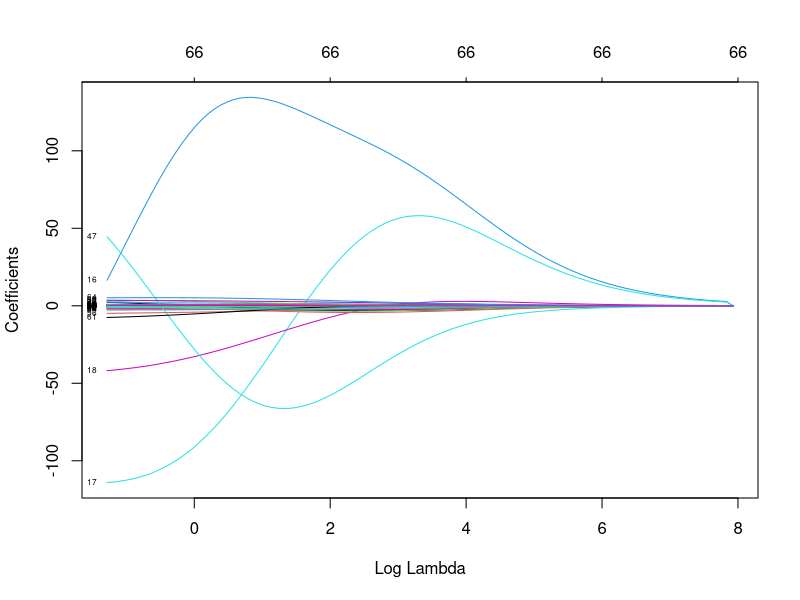
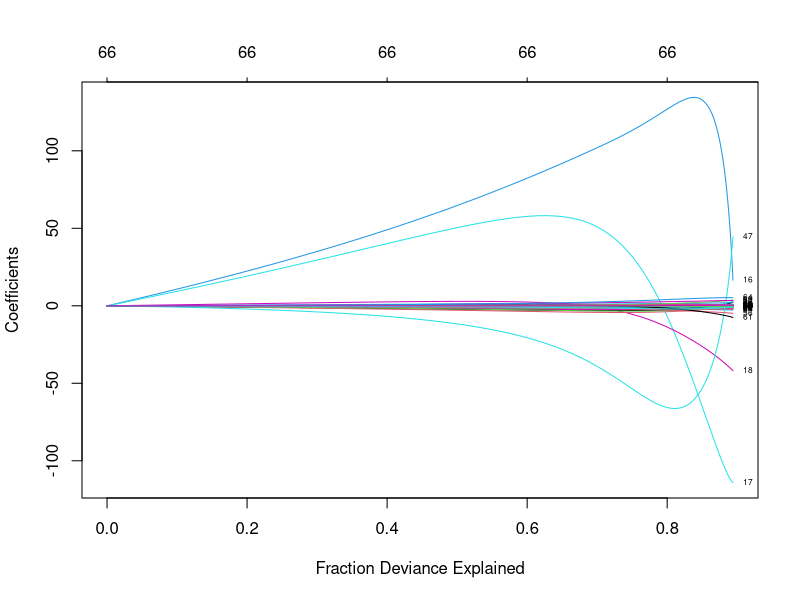
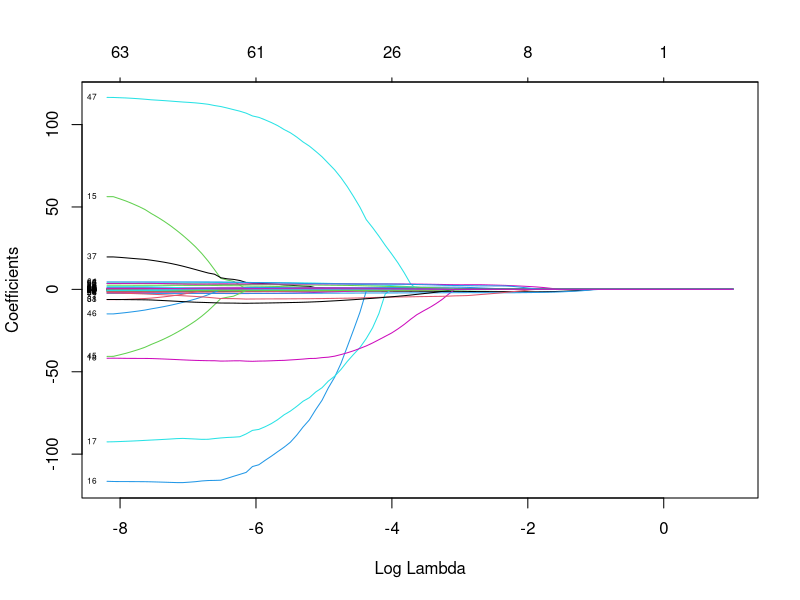
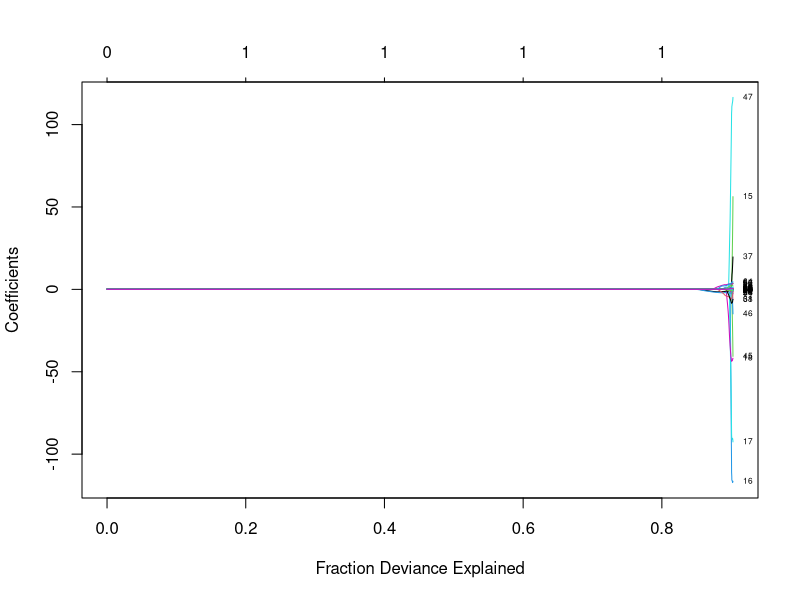
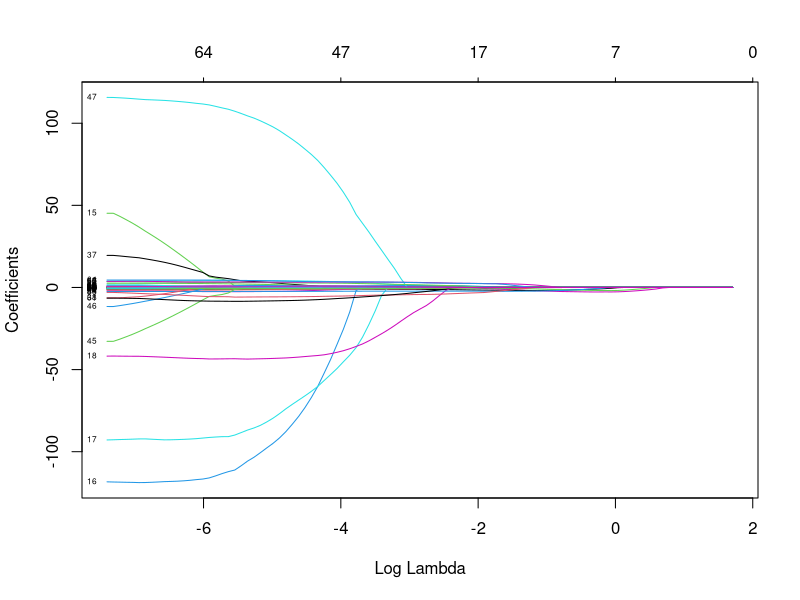
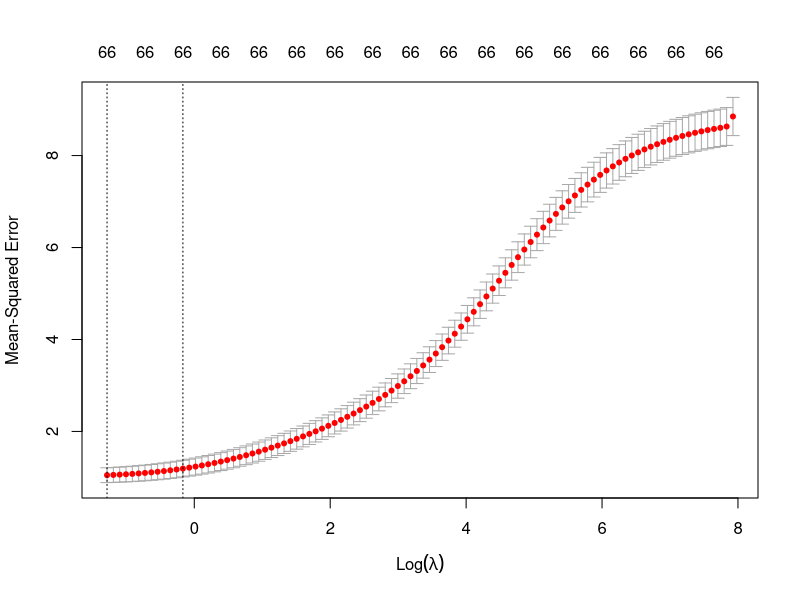
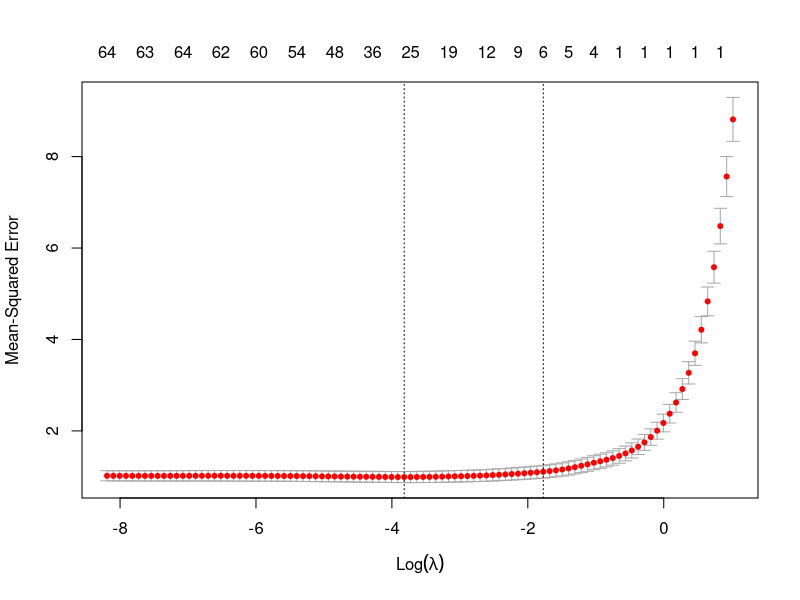
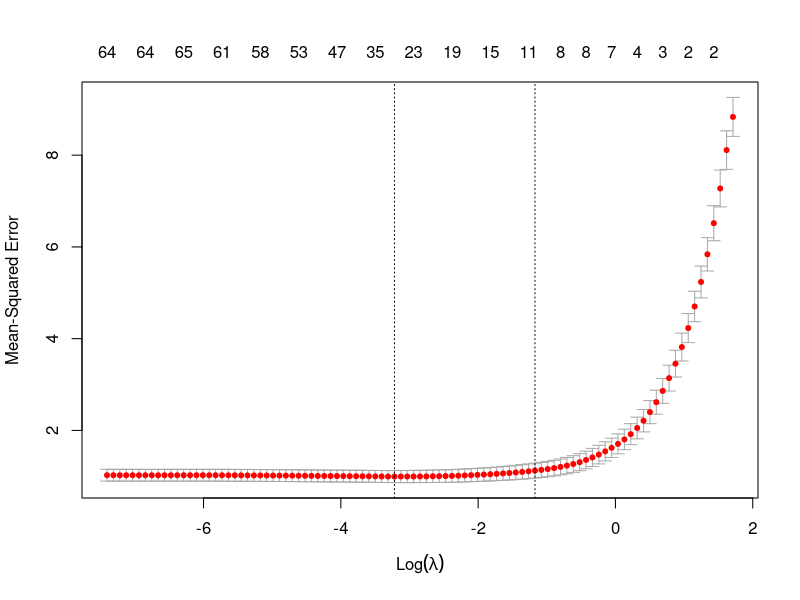

Write R code to recreate these figures, in order.
## ---- chunk 1
knitr::opts_chunk$set(echo = TRUE)
## ---- chunk 2
library(tidyverse)
library(caret)
library(glmnet)
## ---- chunk 3
set.seed(100)

chr = read_csv("./data/chr.csv")

chr = chr[,2:68]

var.names<-c("pre_death", "poorhealth", "poorphyshealth_days", "poormenthealth_days", "low_bwt", "ad_smoking", "ad_obesity", "foodenv_index", "phys_inactivity", "exer_access", "excess_drink", "alc_drivdeaths", "sti", "teen_birth", "uninsured", "primcareproviders", "dentists", "menthealthproviders", "prevhosp", "mammo_screen", "flu_vacc", "hsgrad", "somecollege", "unemployed", "child_poverty", "income_ineq", "sing_parent", "social_assoc", "violent_crime", "injury_deaths", "pm_air", "water_viol", "housing_prob", "driving_alone", "long_commute", "life_exp", "age_adj_premortality", "freq_physdistress", "freq_mentdistress", "diabetes", "hiv", "food_insecure", "ltd_access_healthyfood", "mvcrash_deaths", "insuff_sleep", "uninsured_adults", "uninsured_child", "other_pcp", "medhhinc", "freelunch_child", "res_seg_bw", "res_seg_nw", "firearm_fatalities", "homeownership", "hous_cost_burden", "population", "bw18", "gte65", "nonhisp_afam", "AmerInd_AlasNative", "Asian", "OPacIslander", "Hisp", "nonhisp_white", "nonprof_english", "female", "rural")

colnames(chr) = var.names



#Reminder of non-tidyverse way to create data partition
#train.indices<-createDataPartition(y=bc.data$outcome,p=0.7,list=FALSE)

training.data = chr$life_exp %>% createDataPartition(p=0.7, list=F)
train.data = chr[training.data, ]
test.data = chr[-training.data, ]

#Store outcome 
life.exp.train = train.data$life_exp
life.exp.test = test.data$life_exp

x.train = model.matrix(life_exp~., train.data)[,-1]
x.test = model.matrix(life_exp~., test.data)[,-1]
## ---- chunk 4
set.seed(100)

#Ridge Regression

model.1 = glmnet(x.train, life.exp.train, alpha=0, standardize = TRUE)

plot(model.1, xvar = "lambda", label = TRUE)
plot(model.1, xvar = "dev", label = TRUE)

model.1$beta[,1]

#LASSO

model.2 = glmnet(x.train, life.exp.train, alpha = 1, standardize = TRUE)

plot(model.2, xvar = "lambda", label = TRUE)
plot(model.2, xvar = "dev", label = TRUE)

model.2$beta[,1]


#Elastic Net

model.3 = glmnet(x.train, life.exp.train, alpha = 0.5, standardize = TRUE)

plot(model.3, xvar="lambda", label=TRUE)
## ---- chunk 5
model.1.cv = cv.glmnet(x.train, life.exp.train, alpha = 0)
plot(model.1.cv)
model.1.cv$lambda.min

model.1.train.final = glmnet(x.train, life.exp.train, alpha = 0, lambda = model.1.cv$lambda.min)

coef(model.1.train.final)
## ---- chunk 6
model.1.test.pred = model.1.train.final %>% predict(x.test) %>% as.vector()

data.frame(RMSE = RMSE(model.1.test.pred, life.exp.test), RSQ = R2(model.1.test.pred, life.exp.test))
## ---- chunk 7
# LASSO
model.lasso.cv = cv.glmnet(x.train, life.exp.train, alpha = 1)
plot(model.lasso.cv)

model.lasso.train.final = glmnet(x.train, life.exp.train, alpha = 1, lambda = model.lasso.cv$lambda.min)

model.lasso.test.pred = model.lasso.train.final %>% predict(x.test) %>% as.vector()

data.frame(RMSE = RMSE(model.lasso.test.pred, life.exp.test), RSQ = R2(model.lasso.test.pred, life.exp.test))

# ELASTIC
model.elastic.cv = cv.glmnet(x.train, life.exp.train, alpha = 0.5)
plot(model.elastic.cv)

model.elastic.train.final = glmnet(x.train, life.exp.train, alpha = 0.5, lambda = model.elastic.cv$lambda.min)

model.elastic.test.pred = model.elastic.train.final %>% predict(x.test) %>% as.vector()

data.frame(RMSE = RMSE(model.elastic.test.pred, life.exp.test), RSQ = R2(model.elastic.test.pred, life.exp.test))
## ---- chunk 8
set.seed(123)
en.model =  train(
  life_exp ~., data = train.data, method = "glmnet",
  trControl = trainControl("cv", number = 10),
 tuneLength = 10
  )

en.model$bestTune

# Model coefficients
coef(en.model$finalModel, en.model$bestTune$lambda)

# Make predictions

en.pred <- en.model %>% predict(x.test)

# Model prediction performance
data.frame(
  RMSE = RMSE(en.pred, test.data$life_exp),
  Rsquare = R2(en.pred, test.data$life_exp))
## ---- chunk 9
#Create grid to search lambda
lambda = 10^seq(-3,3, length = 100)

set.seed(100)

model.4 = train(
  life_exp ~., data = train.data, method = "glmnet", trControl = trainControl("cv", number = 10), tuneGrid = expand.grid(alpha = 0, lambda = lambda)
)

model.4$bestTune

# Model coefficients
coef(model.4$finalModel, model.4$bestTune$lambda)

# Make predictions

pred4 = model.4 %>% predict(x.test)

# Model prediction performance
data.frame(
  RMSE = RMSE(pred4, test.data$life_exp),
  Rsquare = R2(pred4, test.data$life_exp))
